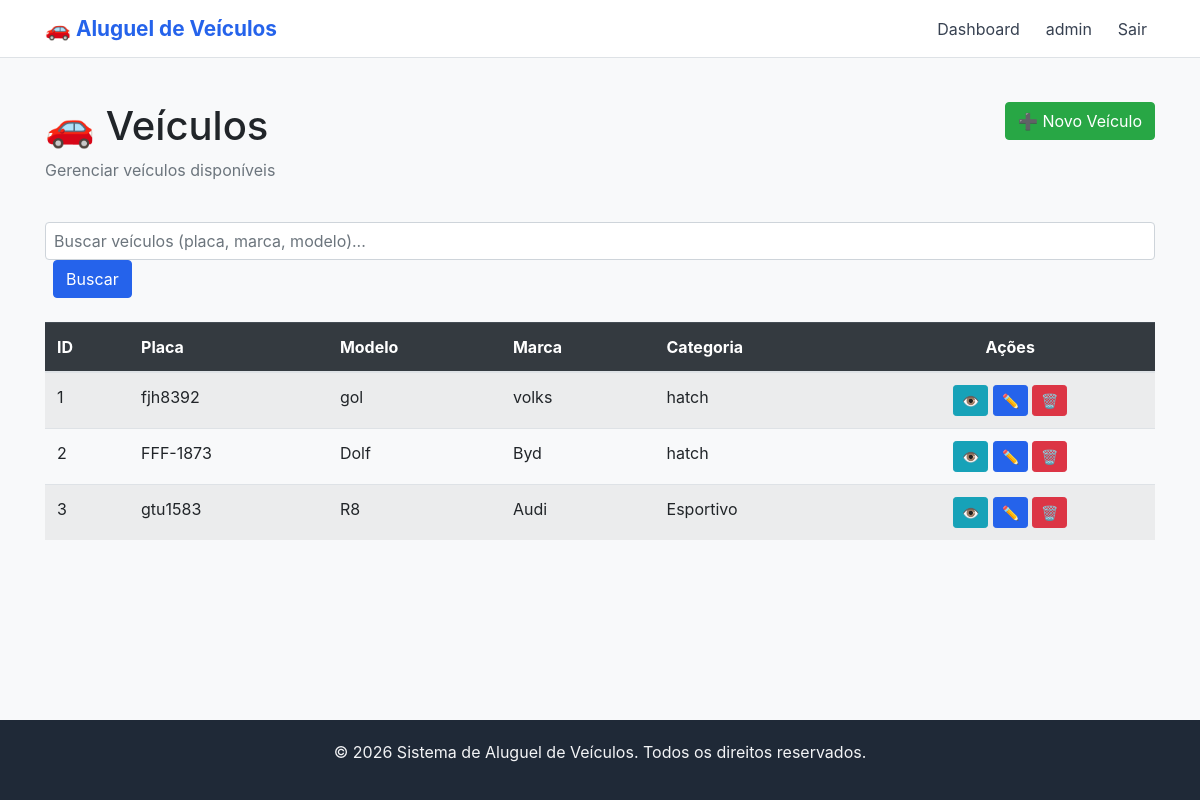
The page /portal/veiculos/ (signed in) on the database its author committed.
### core/models.py (models this page shows, shortened)
class Veiculo(models.Model):
    STATUS_CHOICES = [
        ('disponivel', 'Disponível'),
        ('alugado', 'Alugado'),
        ('manutencao', 'Manutenção'),
    ]
    categoria = models.ForeignKey(Categoria, on_delete=models.CASCADE, related_name='veiculos')
    placa = models.CharField(max_length=20, unique=True)
    marca = models.CharField(max_length=50)
    modelo = models.CharField(max_length=50)
    ano = models.IntegerField()
    quilometragem = models.IntegerField(default=0)
    status = models.CharField(max_length=20, choices=STATUS_CHOICES, default='disponivel')
    features = models.JSONField(
        default=list,
        blank=True,
        help_text='Lista de features/equipamentos do veículo (ex: ar condicionado, direção hidráulica, etc.)'
    )
    class Meta:
        verbose_name = "Veículo"
        verbose_name_plural = "Veículos"

class Categoria(models.Model):
    nome = models.CharField(max_length=100, unique=True)
    descricao = models.TextField(blank=True, null=True)
    preco_diaria = models.DecimalField(max_digits=8, decimal_places=2)
    class Meta:
        verbose_name = "Categoria"
        verbose_name_plural = "Categorias"

### core/views.py (the view)
# urls.py: path('portal/veiculos/', VeiculoListView.as_view(), name='veiculo-list'),
class VeiculoListView(LoginRequiredMixin, SearchMixin, ListView):
    model = Veiculo
    template_name = 'portal/veiculo_list.html'
    context_object_name = 'veiculos'
    paginate_by = 10
    login_url = 'login'
    search_fields = ['placa', 'marca', 'modelo']

### core/views.py (called while the page is built)
    def get_queryset(self):
        queryset = super().get_queryset()
        query = self.request.GET.get('q')
        if query and self.search_fields:
            q_objects = Q()
            for field in self.search_fields:
                q_objects |= Q(**{f"{field}__icontains": query})
            queryset = queryset.filter(q_objects)
        return queryset

    def get_context_data(self, **kwargs):
        context = super().get_context_data(**kwargs)
        context['search_query'] = self.request.GET.get('q', '')
        return context

### templates/portal/veiculo_list.html (shortened to what this page needs)
{% extends "base.html" %}
{% block content %}
<div class="mt-4 mb-4">
    <div class="row mb-4">
        <div class="col-md-8">
            <h1>🚗 Veículos</h1>
            <p class="text-muted">Gerenciar veículos disponíveis</p>
        </div>
        <div class="col-md-4 text-right">
            <a href="{% url 'veiculo-create' %}" class="btn btn-success">➕ Novo Veículo</a>
        </div>
    </div>
    <div class="row mb-4">
        <div class="col-md-12">
            <form method="get" class="form-inline">
                <input type="text" name="q" class="form-control" placeholder="Buscar veículos (placa, marca, modelo)..." value="{{ search_query }}" style="width: 100%; padding: 8px;">
                <button type="submit" class="btn btn-primary ml-2" style="margin-left: 10px;">Buscar</button>
            </form>
        </div>
    </div>
    {% if veiculos %}
        <div class="table-responsive">
            <table class="table table-hover table-striped">
                <thead class="table-dark">
                    <tr>
                        <th>ID</th>
                        <th>Placa</th>
                        <th>Modelo</th>
                        <th>Marca</th>
                        <th>Categoria</th>
                        <th class="text-center">Ações</th>
                    </tr>
                </thead>
                <tbody>
                    {% for veiculo in veiculos %}
                        <tr>
                            <td>{{ veiculo.pk }}</td>
                            <td>{{ veiculo.placa }}</td>
                            <td>{{ veiculo.modelo }}</td>
                            <td>{{ veiculo.marca }}</td>
                            <td>{{ veiculo.categoria.nome }}</td>
                            <td class="text-center">
                                <a href="{% url 'veiculo-detail' veiculo.pk %}" class="btn btn-sm btn-info">👁️</a>
                                <a href="{% url 'veiculo-update' veiculo.pk %}" class="btn btn-sm btn-primary">✏️</a>
                                <a href="{% url 'veiculo-delete' veiculo.pk %}" class="btn btn-sm btn-danger">🗑️</a>
                            </td>
                        </tr>
                    {% endfor %}
                </tbody>
            </table>
        </div>
    {% else %}
        <div class="alert alert-info"><h4>Nenhum veículo encontrado</h4></div>
    {% endif %}
</div>
{% endblock %}

### templates/base.html (shortened to what this page needs)
<!DOCTYPE html>
<html lang="pt-br">
<head>
    <link rel="stylesheet" href="https://stackpath.bootstrapcdn.com/bootstrap/4.5.2/css/bootstrap.min.css">
</head>
<body>
    <nav class="navbar navbar-expand-lg navbar-light bg-white border-bottom">
        <div class="container">
            <a class="navbar-brand" href="/">🚗 Aluguel de Veículos</a>
            <div class="collapse navbar-collapse" id="navbarNav">
                <ul class="navbar-nav ml-auto">
                    {% if user.is_authenticated %}
                        <li class="nav-item">
                            <a class="nav-link" href="/dashboard/">Dashboard</a>
                        </li>
                        <li class="nav-item">
                            <span class="nav-link text-muted">{{ user.username }}</span>
                        </li>
                        <li class="nav-item">
                            <a class="nav-link text-danger" href="/logout/">Sair</a>
                        </li>
                    {% else %}
                        <li class="nav-item">
                            <a class="nav-link" href="/login/">Login</a>
                        </li>
                    {% endif %}
                </ul>
            </div>
        </div>
    </nav>
    <main>
        <div class="container">
            {% block content %}{% endblock %}
        </div>
    </main>
    <footer>
        <div class="container">
            <p>&copy; 2026 Sistema de Aluguel de Veículos. Todos os direitos reservados.</p>
        </div>
    </footer>
</body>
</html>

### templates/base.html (style rules this page uses)
body { display: flex; flex-direction: column; min-height: 100vh; background-color: #f8f9fa; }
main { flex: 1; padding: 20px 0; }
.navbar-brand { font-weight: bold; font-size: 1.3rem; color: #2563eb !important; }
.nav-link { color: #374151 !important; margin-left: 10px; }
footer { background-color: #1f2937; color: #f3f4f6; padding: 20px 0; margin-top: 40px; text-align: center; }
.btn-primary { background-color: #2563eb; border-color: #2563eb; }

### rows shown on the page
Veiculo: pk "1", placa "fjh8392", modelo "gol", marca "volks", categoria.nome "hatch"
Veiculo: pk "2", placa "FFF-1873", modelo "Dolf", marca "Byd", categoria.nome "hatch"
Veiculo: pk "3", placa "gtu1583", modelo "R8", marca "Audi", categoria.nome "Esportivo"

### other values the page prints
{{ user.username }} "admin"
